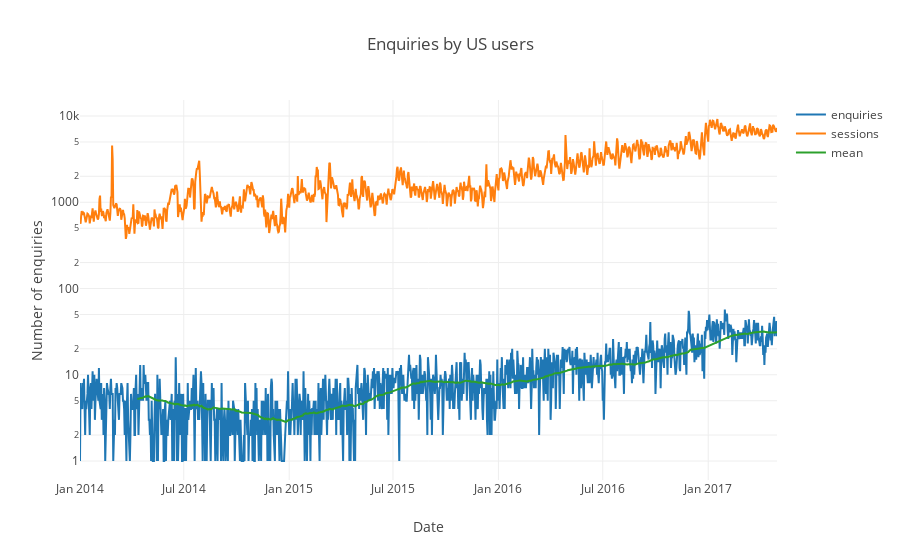

Notebook code cell kept with this figure:
### Markdown cell above
Graph our data to oversee it, also calculate rolling mean.

### Code cell
rolmean = data_us["enquiries"].rolling(window=100).mean()

iplot(go.Figure(
    data=[go.Scatter(x=data_us.index, y=data_us["enquiries"], name="enquiries"),
          go.Scatter(x=data_us.index, y=data_us["sessions"], name="sessions"),
          go.Scatter(x=data_us.index, y=rolmean, name="mean")], 
    layout=go.Layout(title="Enquiries by US users",
                     yaxis=dict(type="log", title="Number of enquiries"),
                     xaxis=dict(title="Date"))))

### Figure 1 — Plotly figure (JSON) as saved in the notebook; plotly's stock layout.template omitted (floating-point values rounded to 4 significant figures; data arrays with more than 128 entries replaced by an {"elided": "..."} marker saying what was removed)
{"data": [{"name": "enquiries", "type": "scatter", "x": {"elided": "1200 str values"}, "y": {"elided": "1200 int values"}}, {"name": "sessions", "type": "scatter", "x": {"elided": "1200 str values"}, "y": {"elided": "1200 int values"}}, {"name": "mean", "type": "scatter", "x": {"elided": "1200 str values"}, "y": {"elided": "1200 float values"}}], "layout": {"title": "Enquiries by US users", "xaxis": {"title": "Date"}, "yaxis": {"title": "Number of enquiries", "type": "log"}}}
